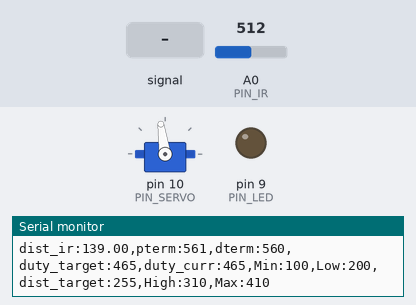
Bench run of a sketch on a simulated Arduino Uno, built with avr-gcc and run on an emulated ATmega328P. Parts: servo, output pins drawn as LEDs (lit = HIGH), the last lines printed to the serial monitor. Inputs (shaded band) come from the test bench; at power-on: A0 (PIN_IR) = 512.

Above: at 1.2 s.
1.3 s: A0 (PIN_IR) fed a 200 Hz sine of ±81 counts around its level
4.3 s: A0 (PIN_IR) set to 240
5.9 s: A0 (PIN_IR) set to 122
At 6.5 s:
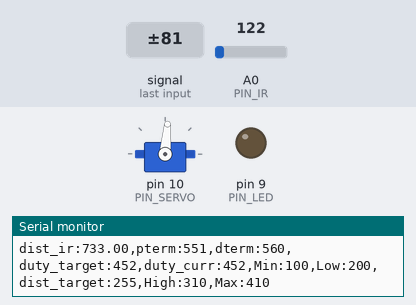
7.5 s: A0 (PIN_IR) set to 104
At 8.7 s:
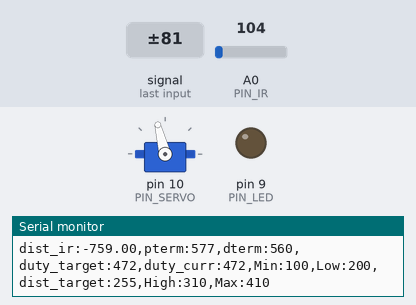
Timing chart, 0 to 10.5 s (numbered marks = the images above; inputs shaded):
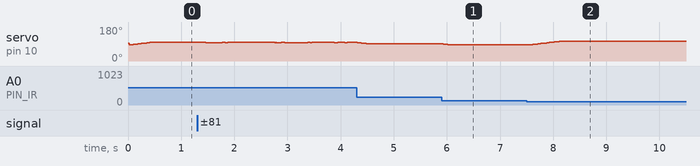

The sketch:

pdcon.ino
```cpp
#include <Servo.h>

/////////////////////////////
// Configurable parameters //
/////////////////////////////

// Arduino pin assignment
#define PIN_LED 9   			// [1234] LED를 아두이노 GPIO 9번 핀에 연결
#define PIN_SERVO 10		// [3069] 서보모터를 아두이노 GPIO 10번 핀에 연결
#define PIN_IR A0			// [3070] 적외선 센서를 아두이노 아날로그 A0핀에 연결

// Framework setting
#define _DIST_TARGET 250		// 목표하는 위치
#define _DIST_MIN 100		//[3050] 거리의 최솟값이 100mm
#define _DIST_MAX 410                   //[3068] 거리의 최대값 410mm

// Distance sensor
#define _DIST_ALPHA 0.5
#define a 64
#define b 298

// Servo range
#define _DUTY_MIN 1420 		// [3052] 서보의 최소각도를 microseconds로 표현
#define _DUTY_NEU 1520 		// [3070] 레일플레이트 중립위치를 만드는 서보 duty값
#define _DUTY_MAX 1620                //[3062] 서보의 최대각도의 microseconds의 값

// Servo speed control
#define _SERVO_ANGLE 25 	// [3131] 최대 가동범위에 따른 목표 서보 회전각
#define _SERVO_SPEED 80 	//[3064]서보 속도를 30으로

// Event periods
#define _INTERVAL_DIST 10 	// 적외선센서 업데이트 주기
#define _INTERVAL_SERVO 10 	// 서보 업데이트 주기
#define _INTERVAL_SERIAL 100 	// [3070] 시리얼 플로터 갱신 속도

// PID parameters
#define _KP 0.35  // P 이득 비율(?)
#define _KI 0.0   // I 이득 비율
#define _KD 74.0 // D 이득 비율

// ir filter
#define LENGTH 70
#define k_LENGTH 15


//////////////////////
// global variables //
//////////////////////

// Servo instance
Servo myservo; // [3070] 서보 객체 생성

// Distance sensor
float dist_target; // [1234] location to send the ball
float dist_raw, dist_ema; // [3070] 거리와 노이즈 필터 적용 후 거리를 저장하기 위한 변수

// Event periods
unsigned long last_sampling_time_dist, last_sampling_time_servo,last_sampling_time_serial;
// 각 이벤트별 업데이트를 위해 측정하는 시간
//[3054] 마지막으로 측정한 거리, 마지막으로 측정한 서보 각도 (unsigned long : 부호없는 정수형)
bool event_dist, event_servo, event_serial;	// 이벤트별 이번 루프에서 업데이트 여부

// Servo speed control
int duty_chg_per_interval; // [3055] 서보속도 제어를 위한 변수 선언
int duty_target, duty_curr, duty_neutral;	// [3131] 목표duty, 현재duty 중앙duty

// PID variables
float error_curr, error_prev, control, pterm, dterm, iterm; // [3070] PID 제어를 위한 현재 오차, 이전오차, 컨트롤(?), p 값, d 값, i 값 변수 선언


void setup() {
// initialize GPIO pins for LED and attach servo
    pinMode(PIN_LED, OUTPUT); //[3062] 핀 LED 활성화
    myservo.attach(PIN_SERVO); // [3070] 서보 구동을 위한 서보 초기화

    // initialize global variables
    duty_curr = _DUTY_MIN; // [3055] duty_target, duty_curr 초기화
    duty_target = _DIST_TARGET;
    duty_neutral = _DUTY_NEU;
    last_sampling_time_dist, last_sampling_time_servo, last_sampling_time_serial = 0;
    // [3055] 샘플링 타임 변수 초기화
    dist_raw = dist_ema = 0; // [3055] dist 변수 초기화
    pterm = iterm = dterm = 0; // pid 제어값에서 우선 p 만 사용하도록

    error_prev = 0;

    // move servo to neutral position
    myservo.writeMicroseconds(_DUTY_NEU);
    //while(1) {}

    // initialize serial port
    Serial.begin(57600);

    // convert angle speed into duty change per interval.
    duty_chg_per_interval = int((_DUTY_MAX - _DUTY_MIN) * ((float)_SERVO_SPEED /  _SERVO_ANGLE) * (float(_INTERVAL_DIST) / 1000.0));

}

void loop() {
    /////////////////////
    // Event generator //
    /////////////////////
    unsigned long time_curr = millis(); // [3070] 이벤트 업데이트 주기 계산을 위한 현재 시간
    // [3070] 이벤트 주기가 돌아올때까지 현재시간과 비교하며 기다리도록 함.
    if(time_curr >= last_sampling_time_dist + _INTERVAL_DIST) {
        last_sampling_time_dist += _INTERVAL_DIST;
        event_dist = true;
    }
    if(time_curr >= last_sampling_time_servo + _INTERVAL_SERVO) {
        last_sampling_time_servo += _INTERVAL_SERVO;
        event_servo = true;
    }
    if(time_curr >= last_sampling_time_serial + _INTERVAL_SERIAL) {
        last_sampling_time_serial += _INTERVAL_SERIAL;
        event_serial = true;
    }

    ////////////////////
    // Event handlers //
    ////////////////////

    if(event_dist) {
        event_dist = false; // 업데이트 대기
        // get a distance reading from the distance sensor
        dist_raw = ir_distance_filtered(); // 센서 값 받아와서 변수에 저장
        dist_ema = _DIST_ALPHA * dist_raw + (1 - _DIST_ALPHA) * dist_ema;
        // dist_ema 설정

        // PID control logic
        error_curr = _DIST_TARGET - dist_raw; // 오차 계산

        pterm = _KP * error_curr;
        dterm = _KD * (error_curr - error_prev);
        control = pterm + dterm;
        duty_target = _DUTY_NEU + control;

        // Limit duty_target within the range of [_DUTY_MIN, _DUTY_MAX]
        if(duty_target < _DUTY_MIN) duty_target = _DUTY_MIN;
        if(duty_target > _DUTY_MAX) duty_target = _DUTY_MAX;

        // update error_prev
        error_prev = error_curr;

        // duyy_target = _DUTY_NEU + (control - X) * (control > X ? _DUTY_MAX - _DUTY_NEU : _DUTY_NEU - _DUTY_MIN);
        // keep duty_target value within the range of [_DUTY_MIN, _DUTY_MAX]
    }

    if(event_servo) {
        event_servo = false; // 업데이트 대기
        // adjust duty_curr toward duty_target by duty_chg_per_interval
        if(duty_target > duty_curr) { // [3070]
            duty_curr += duty_chg_per_interval;
            if(duty_curr > duty_target) duty_curr = duty_target;
        }
        else {
            duty_curr -= duty_chg_per_interval;
            if(duty_curr < duty_target) duty_curr = duty_target;
        }

        // update servo position
        myservo.writeMicroseconds((int)duty_curr); // [3070]

        event_servo = false; // [3055] 모든 작업이 끝나면 이벤트를 다시 false로
    }

    if(event_serial) {
        event_serial = false;
        Serial.print("dist_ir:");
        Serial.print(dist_raw);
        Serial.print(",pterm:");
        Serial.print(map(pterm,-1000,1000,510,610));
        Serial.print(",dterm:");
        Serial.print(map(dterm,-1000,1000,510,610));
        Serial.print(",duty_target:");
        Serial.print(map(duty_target,1000,2000,410,510));
        Serial.print(",duty_curr:");
        Serial.print(map(duty_curr,1000,2000,410,510));
        Serial.println(",Min:100,Low:200,dist_target:255,High:310,Max:410");
    }
}

float ir_distance(void){ // return value unit: mm
    float val; // [3055] 변수 val 선언
    float volt = float(analogRead(PIN_IR)); // [3055] volt변수에 적외선 센서 측정값 입력
    val = ((6762.0/(volt - 9.0)) - 4.0) * 10.0; // [3055] volt 값 보정
    return val; // [3055] val 리턴
}

float ir_distance_filtered(void){ // return value unit: mm
    int cnt = 0;
    int sum = 0;
    int dist_list[LENGTH+1];
    while (cnt < LENGTH)
    {
        dist_list[cnt] = 100 + 300.0 / (b - a) * (ir_distance() - a);
        sum += dist_list[cnt];
        cnt++;
    }

    for (int i = 0; i < LENGTH-1; i++){
        for (int j = i+1; j < LENGTH; j++){
            if (dist_list[i] > dist_list[j]) {
                float tmp = dist_list[i];
                dist_list[i] = dist_list[j];
                dist_list[j] = tmp;
            }
        }
    }

    for (int i = 0; i < k_LENGTH; i++) {
        sum -= dist_list[i];
    }
    for (int i = 1; i <= k_LENGTH; i++) {
        sum -= dist_list[LENGTH-i];
    }

    return sum/(LENGTH-2*k_LENGTH);
}
```

Measured:
- the behaviour switches between 111 and 110 on A0 (PIN_IR) (found by bisection; images 1 and 2)
- after the input at 5.9 s, servo on pin 10 (PIN_SERVO): 92° → 85° at once
- after the input at 7.5 s, servo on pin 10 (PIN_SERVO): moves from 85° to 104° over 0.56 s, starting after 0.05 s
